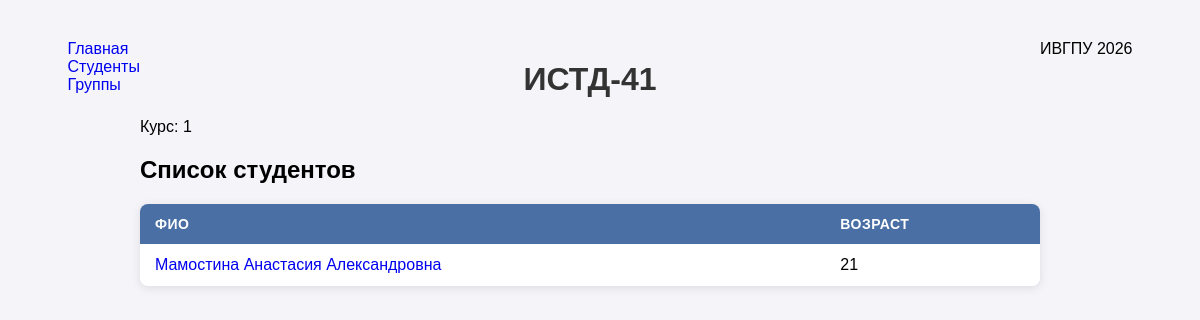
Page /group/detail?pk=1 on the committed database.
### students/models.py (models this page shows, shortened)
class Group(models.Model):
    title = models.CharField ("Название", max_length=10)
    course = models.IntegerField ('course', default=1)
    class Meta:
        verbose_name = "Группа"
        verbose_name_plural = "Группы"

class Students(models.Model):
    first_name = models.CharField("Имя", max_length = 32)
    second_name = models.CharField("Фамилия", max_length = 32)
    middle_name = models.CharField("Отчество", max_length = 32)
    in_group = models.ForeignKey("Group", models.PROTECT, verbose_name= "Группа", default= None, null=True, related_name="students")
    age = models.IntegerField("Возраст")
    class Meta:
        verbose_name = "Студент"
        verbose_name_plural = "Студенты"

### students/views.py (the view)
# urls.py: path('group/detail', get_group_detail, name = 'group_detail'),
def get_group_detail(req):
    data = {
        'group': get_object_or_404(Group, pk=req.GET.get('pk'))
    }
    return render(req, 'group/group_detail.html', context=data)

### students/templates/group/group_detail.html (shortened to what this page needs)
﻿{% extends 'base.html' %}
{% block content %}
<div class="container">
    <h1>{{ group.title }}</h1>
    <div>
        Курс: {{ group.course }}
    </div>
    <h2>Список студентов</h2>
    <table>
        <thead>
            <tr>
                <th>ФИО</th>
                <th>Возраст</th>
            </tr>
        </thead>
        <tbody>
            {% for student in group.students.all %}
            <tr>
                <td>
                    <a href="{% url 'stud_info' %}?s_id={{ student.pk }}">
                        {{ student.second_name }}
                        {{ student.first_name }}
                        {{ student.middle_name }}
                    </a>
                </td>
                <td>{{ student.age }}</td>
            </tr>
            {% empty %}
            <tr>
                <td colspan="2">В группе пока нет студентов</td>
            </tr>
            {% endfor %}
        </tbody>
    </table>
</div>
{% endblock %}

### students/static/styles/main.css (style rules this page uses)
body { font-family: Arial, sans-serif; background-color: #f4f4f9; display: flex; justify-content: center; padding: 40px 20px; margin: 0; }
.container { width: 100%; max-width: 900px; }
h1 { color: #333; text-align: center; margin-bottom: 20px; }
table { width: 100%; border-collapse: collapse; background-color: #fff; box-shadow: 0 2px 10px rgba(0, 0, 0, 0.1); border-radius: 8px; overflow: hidden; }
thead { background-color: #4a6fa5; color: #fff; }
th, td { padding: 12px 15px; text-align: left; }
th { font-weight: 600; text-transform: uppercase; font-size: 14px; letter-spacing: 0.5px; }
tbody tr { border-bottom: 1px solid #e0e0e0; }
tbody tr:last-child { border-bottom: none; }
a { text-decoration: none; }

### rows in the picture
Group: title "ИСТД-41", course "1"
Students: second_name "Мамостина", first_name "Анастасия", middle_name "Александровна", age "21"
